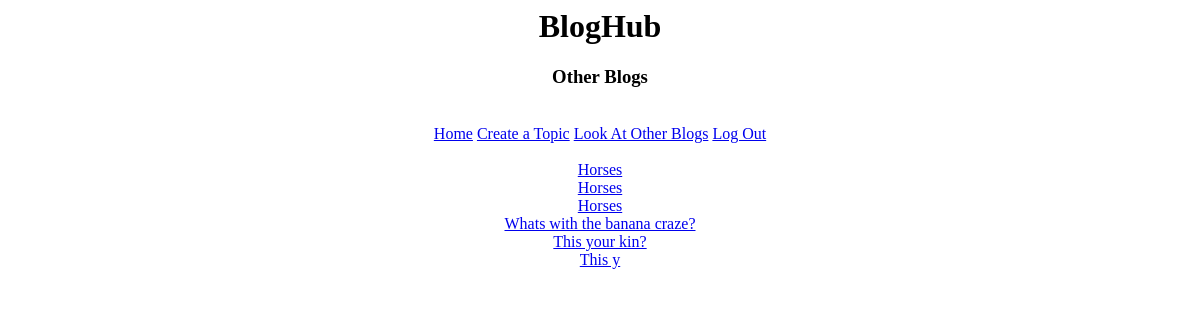
/otherBlog, run on an earlier commit of the app's database.
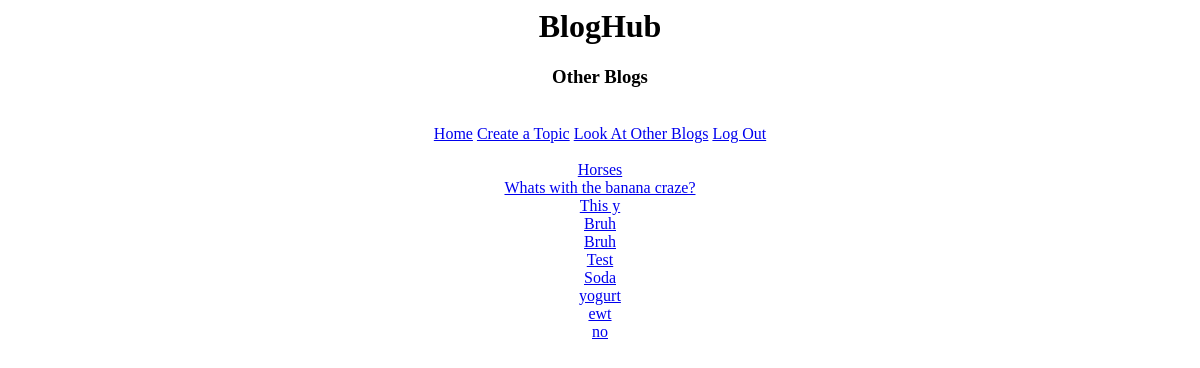
And on a later commit of the database.
### tables this page shows
CREATE TABLE blogs(blogNumber INT, blogName TEXT, entry TEXT, creator TEXT);

### app.py (the view)
@app.route("/otherBlog")
def otherBlog():
    blogDict = {}
    for row in createOtherBlogList(currentUser):
        blogDict[row[0]] = row[1]
    return render_template("otherBlog.html", allBlogs = blogDict)

### utl/dbFunctions.py (called while the page is built)
def createOtherBlogList(user):
    DB_FILE = "blogs.db"
    db = connect(DB_FILE)
    c = db.cursor()
    cur = c.execute("SELECT blogNumber,blogName FROM blogs WHERE creator != ?;", [str(user)])
    allBlogsButUser = cur.fetchall()
    return allBlogsButUser

### templates/otherBlog.html (shortened to what this page needs)
<html>
<center>
  <head>
  </head>
  <body>
    <h1>BlogHub</h1>
    <h3>Other Blogs</h3>
    <br>
    <div class="topnav">
      <a href="welcome">Home</a>
      <a href="createTopic">Create a Topic</a>
      <a href="otherBlog">Look At Other Blogs</a>
      <a href="logout">Log Out</a>
</div>
<br>
    {% for key in allBlogs %}
      <a href="{{url_for('displayEntry',blogID = key,blogTopic = allBlogs.get(key))}}">{{allBlogs.get(key)}}</a>
      <br>
    {% endfor %}
  </body>
</center>
</html>

What changed in the data, as far as the page shows it:
removed blogs: get "Horses"
removed blogs: get "Horses"
removed blogs: get "This your kin?"
added blogs: get "Bruh"
added blogs: get "Bruh"
added blogs: get "Test"
added blogs: get "Soda"
added blogs: get "yogurt"
added blogs: get "ewt"
added blogs: get "no"
